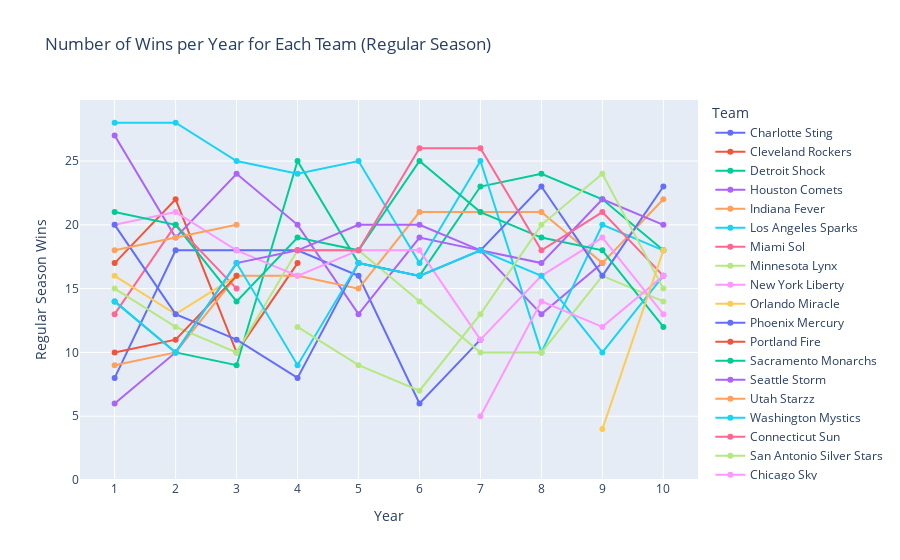

Write notebook code for a chart like this one.
### Code cell
td.teams_regular_season_wins_trend()

### Figure 1 — Plotly figure (JSON) as saved in the notebook; plotly's stock layout.template omitted (floating-point values rounded to 4 significant figures)
{"data": [{"hovertemplate": "Team=Charlotte Sting<br>Year=%{x}<br>Regular Season Wins=%{y}<extra></extra>", "legendgroup": "Charlotte Sting", "line": {"color": "#636efa", "dash": "solid"}, "marker": {"symbol": "circle"}, "mode": "lines+markers", "name": "Charlotte Sting", "orientation": "v", "showlegend": true, "type": "scatter", "x": [1, 2, 3, 4, 5, 6, 7], "xaxis": "x", "y": [8, 18, 18, 18, 16, 6, 11], "yaxis": "y"}, {"hovertemplate": "Team=Cleveland Rockers<br>Year=%{x}<br>Regular Season Wins=%{y}<extra></extra>", "legendgroup": "Cleveland Rockers", "line": {"color": "#EF553B", "dash": "solid"}, "marker": {"symbol": "circle"}, "mode": "lines+markers", "name": "Cleveland Rockers", "orientation": "v", "showlegend": true, "type": "scatter", "x": [1, 2, 3, 4], "xaxis": "x", "y": [17, 22, 10, 17], "yaxis": "y"}, {"hovertemplate": "Team=Detroit Shock<br>Year=%{x}<br>Regular Season Wins=%{y}<extra></extra>", "legendgroup": "Detroit Shock", "line": {"color": "#00cc96", "dash": "solid"}, "marker": {"symbol": "circle"}, "mode": "lines+markers", "name": "Detroit Shock", "orientation": "v", "showlegend": true, "type": "scatter", "x": [1, 2, 3, 4, 5, 6, 7, 8, 9, 10], "xaxis": "x", "y": [14, 10, 9, 25, 17, 16, 23, 24, 22, 18], "yaxis": "y"}, {"hovertemplate": "Team=Houston Comets<br>Year=%{x}<br>Regular Season Wins=%{y}<extra></extra>", "legendgroup": "Houston Comets", "line": {"color": "#ab63fa", "dash": "solid"}, "marker": {"symbol": "circle"}, "mode": "lines+markers", "name": "Houston Comets", "orientation": "v", "showlegend": true, "type": "scatter", "x": [1, 2, 3, 4, 5, 6, 7, 8, 9], "xaxis": "x", "y": [27, 19, 24, 20, 13, 19, 18, 13, 17], "yaxis": "y"}, {"hovertemplate": "Team=Indiana Fever<br>Year=%{x}<br>Regular Season Wins=%{y}<extra></extra>", "legendgroup": "Indiana Fever", "line": {"color": "#FFA15A", "dash": "solid"}, "marker": {"symbol": "circle"}, "mode": "lines+markers", "name": "Indiana Fever", "orientation": "v", "showlegend": true, "type": "scatter", "x": [1, 2, 3, 4, 5, 6, 7, 8, 9, 10], "xaxis": "x", "y": [9, 10, 16, 16, 15, 21, 21, 21, 17, 22], "yaxis": "y"}, {"hovertemplate": "Team=Los Angeles Sparks<br>Year=%{x}<br>Regular Season Wins=%{y}<extra></extra>", "legendgroup": "Los Angeles Sparks", "line": {"color": "#19d3f3", "dash": "solid"}, "marker": {"symbol": "circle"}, "mode": "lines+markers", "name": "Los Angeles Sparks", "orientation": "v", "showlegend": true, "type": "scatter", "x": [1, 2, 3, 4, 5, 6, 7, 8, 9, 10], "xaxis": "x", "y": [28, 28, 25, 24, 25, 17, 25, 10, 20, 18], "yaxis": "y"}, {"hovertemplate": "Team=Miami Sol<br>Year=%{x}<br>Regular Season Wins=%{y}<extra></extra>", "legendgroup": "Miami Sol", "line": {"color": "#FF6692", "dash": "solid"}, "marker": {"symbol": "circle"}, "mode": "lines+markers", "name": "Miami Sol", "orientation": "v", "showlegend": true, "type": "scatter", "x": [1, 2, 3], "xaxis": "x", "y": [13, 20, 15], "yaxis": "y"}, {"hovertemplate": "Team=Minnesota Lynx<br>Year=%{x}<br>Regular Season Wins=%{y}<extra></extra>", "legendgroup": "Minnesota Lynx", "line": {"color": "#B6E880", "dash": "solid"}, "marker": {"symbol": "circle"}, "mode": "lines+markers", "name": "Minnesota Lynx", "orientation": "v", "showlegend": true, "type": "scatter", "x": [1, 2, 3, 4, 5, 6, 7, 8, 9, 10], "xaxis": "x", "y": [15, 12, 10, 18, 18, 14, 10, 10, 16, 14], "yaxis": "y"}, {"hovertemplate": "Team=New York Liberty<br>Year=%{x}<br>Regular Season Wins=%{y}<extra></extra>", "legendgroup": "New York Liberty", "line": {"color": "#FF97FF", "dash": "solid"}, "marker": {"symbol": "circle"}, "mode": "lines+markers", "name": "New York Liberty", "orientation": "v", "showlegend": true, "type": "scatter", "x": [1, 2, 3, 4, 5, 6, 7, 8, 9, 10], "xaxis": "x", "y": [20, 21, 18, 16, 18, 18, 11, 16, 19, 13], "yaxis": "y"}, {"hovertemplate": "Team=Orlando Miracle<br>Year=%{x}<br>Regular Season Wins=%{y}<extra></extra>", "legendgroup": "Orlando Miracle", "line": {"color": "#FECB52", "dash": "solid"}, "marker": {"symbol": "circle"}, "mode": "lines+markers", "name": "Orlando Miracle", "orientation": "v", "showlegend": true, "type": "scatter", "x": [1, 2, 3], "xaxis": "x", "y": [16, 13, 16], "yaxis": "y"}, {"hovertemplate": "Team=Phoenix Mercury<br>Year=%{x}<br>Regular Season Wins=%{y}<extra></extra>", "legendgroup": "Phoenix Mercury", "line": {"color": "#636efa", "dash": "solid"}, "marker": {"symbol": "circle"}, "mode": "lines+markers", "name": "Phoenix Mercury", "orientation": "v", "showlegend": true, "type": "scatter", "x": [1, 2, 3, 4, 5, 6, 7, 8, 9, 10], "xaxis": "x", "y": [20, 13, 11, 8, 17, 16, 18, 23, 16, 23], "yaxis": "y"}, {"hovertemplate": "Team=Portland Fire<br>Year=%{x}<br>Regular Season Wins=%{y}<extra></extra>", "legendgroup": "Portland Fire", "line": {"color": "#EF553B", "dash": "solid"}, "marker": {"symbol": "circle"}, "mode": "lines+markers", "name": "Portland Fire", "orientation": "v", "showlegend": true, "type": "scatter", "x": [1, 2, 3], "xaxis": "x", "y": [10, 11, 16], "yaxis": "y"}, {"hovertemplate": "Team=Sacramento Monarchs<br>Year=%{x}<br>Regular Season Wins=%{y}<extra></extra>", "legendgroup": "Sacramento Monarchs", "line": {"color": "#00cc96", "dash": "solid"}, "marker": {"symbol": "circle"}, "mode": "lines+markers", "name": "Sacramento Monarchs", "orientation": "v", "showlegend": true, "type": "scatter", "x": [1, 2, 3, 4, 5, 6, 7, 8, 9, 10], "xaxis": "x", "y": [21, 20, 14, 19, 18, 25, 21, 19, 18, 12], "yaxis": "y"}, {"hovertemplate": "Team=Seattle Storm<br>Year=%{x}<br>Regular Season Wins=%{y}<extra></extra>", "legendgroup": "Seattle Storm", "line": {"color": "#ab63fa", "dash": "solid"}, "marker": {"symbol": "circle"}, "mode": "lines+markers", "name": "Seattle Storm", "orientation": "v", "showlegend": true, "type": "scatter", "x": [1, 2, 3, 4, 5, 6, 7, 8, 9, 10], "xaxis": "x", "y": [6, 10, 17, 18, 20, 20, 18, 17, 22, 20], "yaxis": "y"}, {"hovertemplate": "Team=Utah Starzz<br>Year=%{x}<br>Regular Season Wins=%{y}<extra></extra>", "legendgroup": "Utah Starzz", "line": {"color": "#FFA15A", "dash": "solid"}, "marker": {"symbol": "circle"}, "mode": "lines+markers", "name": "Utah Starzz", "orientation": "v", "showlegend": true, "type": "scatter", "x": [1, 2, 3], "xaxis": "x", "y": [18, 19, 20], "yaxis": "y"}, {"hovertemplate": "Team=Washington Mystics<br>Year=%{x}<br>Regular Season Wins=%{y}<extra></extra>", "legendgroup": "Washington Mystics", "line": {"color": "#19d3f3", "dash": "solid"}, "marker": {"symbol": "circle"}, "mode": "lines+markers", "name": "Washington Mystics", "orientation": "v", "showlegend": true, "type": "scatter", "x": [1, 2, 3, 4, 5, 6, 7, 8, 9, 10], "xaxis": "x", "y": [14, 10, 17, 9, 17, 16, 18, 16, 10, 16], "yaxis": "y"}, {"hovertemplate": "Team=Connecticut Sun<br>Year=%{x}<br>Regular Season Wins=%{y}<extra></extra>", "legendgroup": "Connecticut Sun", "line": {"color": "#FF6692", "dash": "solid"}, "marker": {"symbol": "circle"}, "mode": "lines+markers", "name": "Connecticut Sun", "orientation": "v", "showlegend": true, "type": "scatter", "x": [4, 5, 6, 7, 8, 9, 10], "xaxis": "x", "y": [18, 18, 26, 26, 18, 21, 16], "yaxis": "y"}, {"hovertemplate": "Team=San Antonio Silver Stars<br>Year=%{x}<br>Regular Season Wins=%{y}<extra></extra>", "legendgroup": "San Antonio Silver Stars", "line": {"color": "#B6E880", "dash": "solid"}, "marker": {"symbol": "circle"}, "mode": "lines+markers", "name": "San Antonio Silver Stars", "orientation": "v", "showlegend": true, "type": "scatter", "x": [4, 5, 6, 7, 8, 9, 10], "xaxis": "x", "y": [12, 9, 7, 13, 20, 24, 15], "yaxis": "y"}, {"hovertemplate": "Team=Chicago Sky<br>Year=%{x}<br>Regular Season Wins=%{y}<extra></extra>", "legendgroup": "Chicago Sky", "line": {"color": "#FF97FF", "dash": "solid"}, "marker": {"symbol": "circle"}, "mode": "lines+markers", "name": "Chicago Sky", "orientation": "v", "showlegend": true, "type": "scatter", "x": [7, 8, 9, 10], "xaxis": "x", "y": [5, 14, 12, 16], "yaxis": "y"}, {"hovertemplate": "Team=Atlanta Dream<br>Year=%{x}<br>Regular Season Wins=%{y}<extra></extra>", "legendgroup": "Atlanta Dream", "line": {"color": "#FECB52", "dash": "solid"}, "marker": {"symbol": "circle"}, "mode": "lines+markers", "name": "Atlanta Dream", "orientation": "v", "showlegend": true, "type": "scatter", "x": [9, 10], "xaxis": "x", "y": [4, 18], "yaxis": "y"}], "layout": {"legend": {"orientation": "v", "title": {"text": "Team"}, "tracegroupgap": 0, "x": 1.02, "xanchor": "left", "y": 0.5, "yanchor": "middle"}, "title": {"text": "Number of Wins per Year for Each Team (Regular Season)"}, "xaxis": {"anchor": "y", "domain": [0, 1], "dtick": 1, "title": {"text": "Year"}}, "yaxis": {"anchor": "x", "domain": [0, 1], "rangemode": "tozero", "title": {"text": "Regular Season Wins"}}}}
